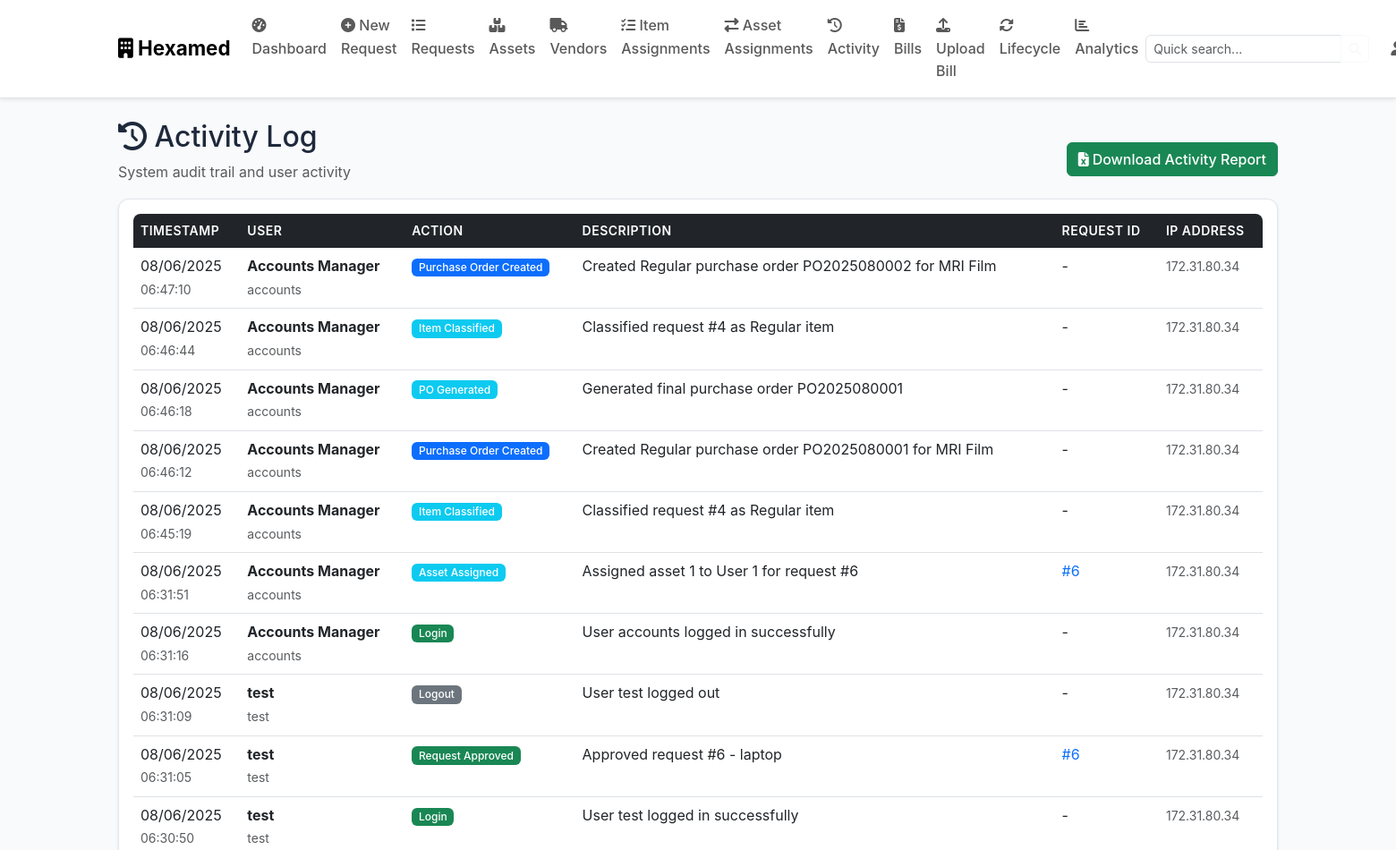
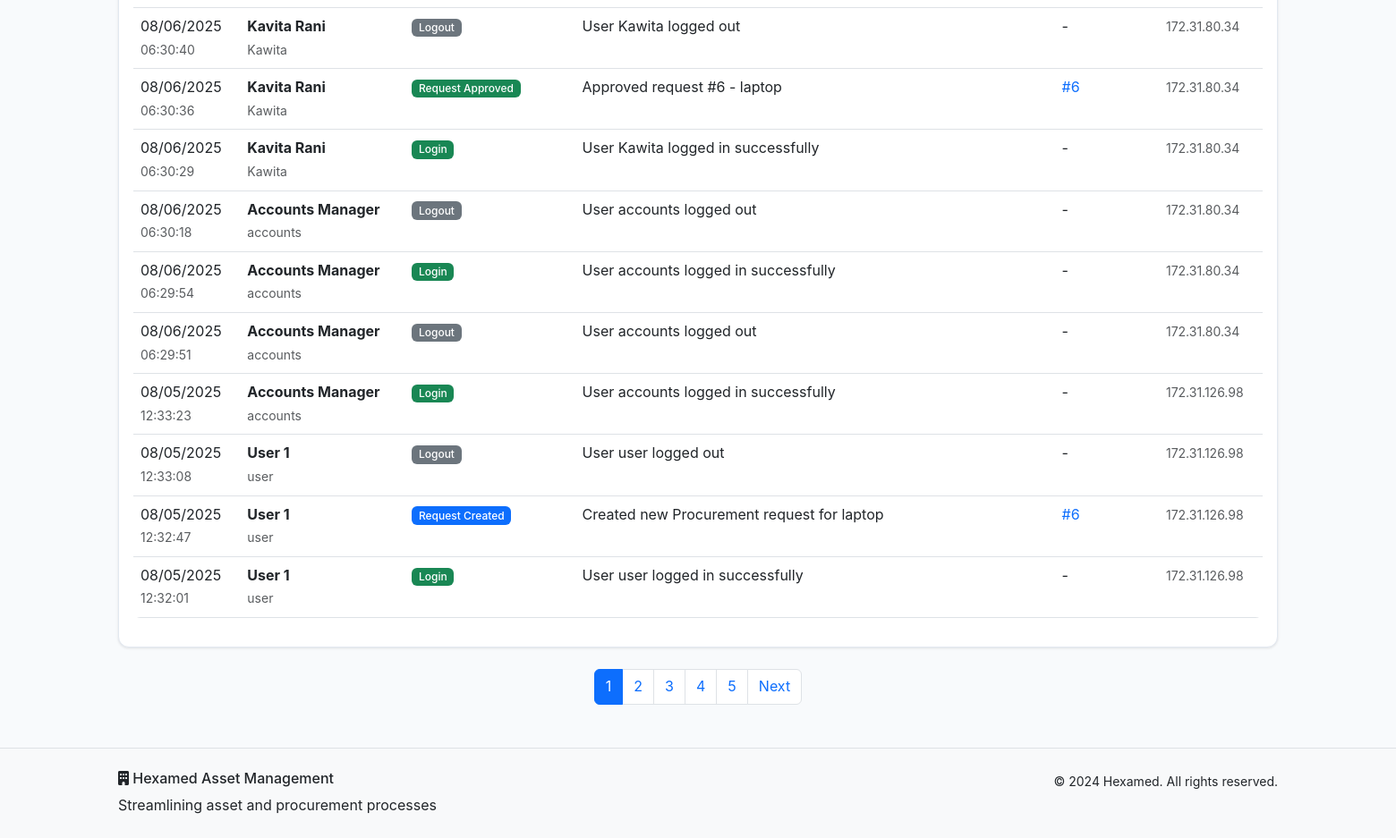
/activity (signed in), run on an earlier commit of the app's database (2 pictures, top to bottom).
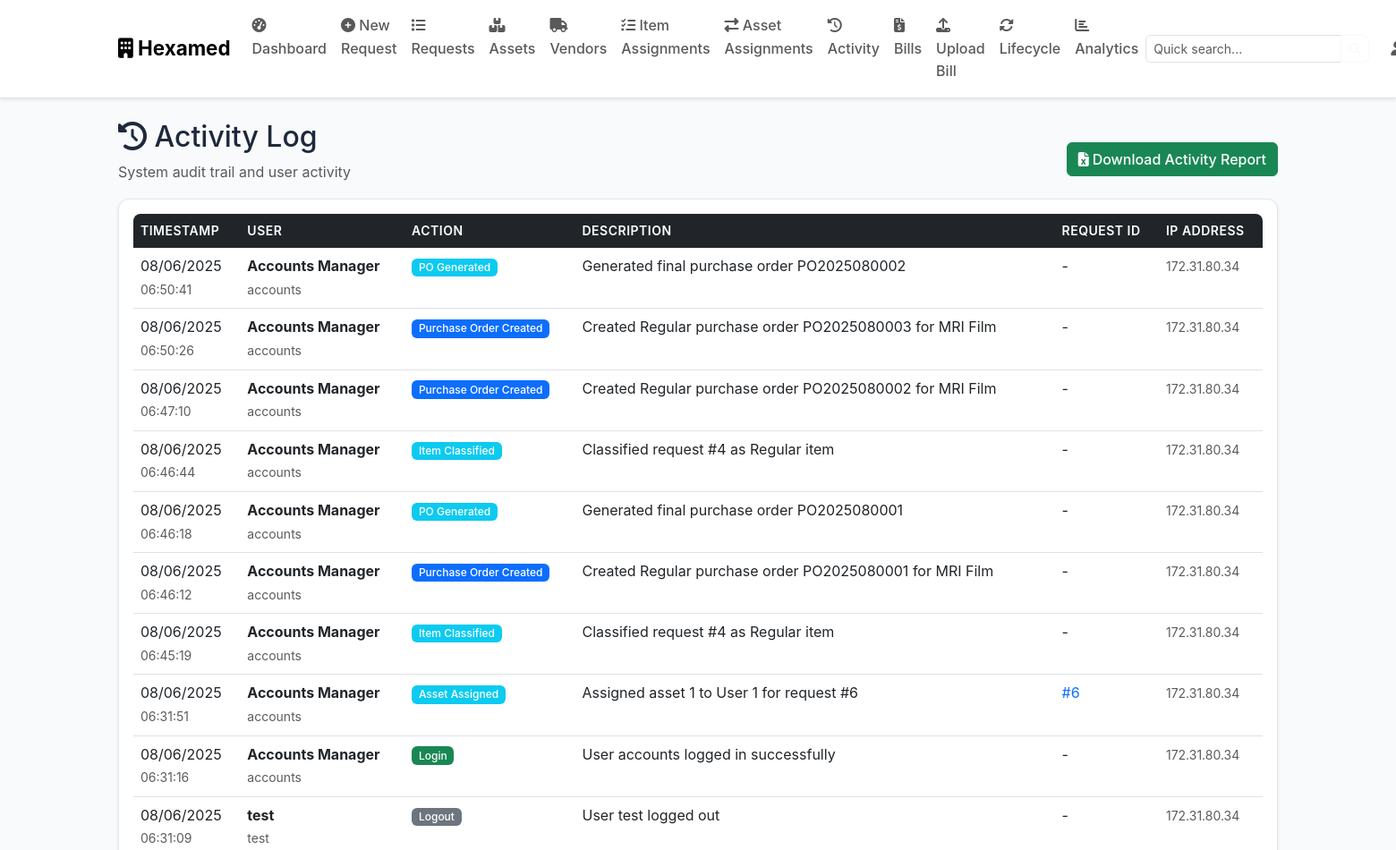
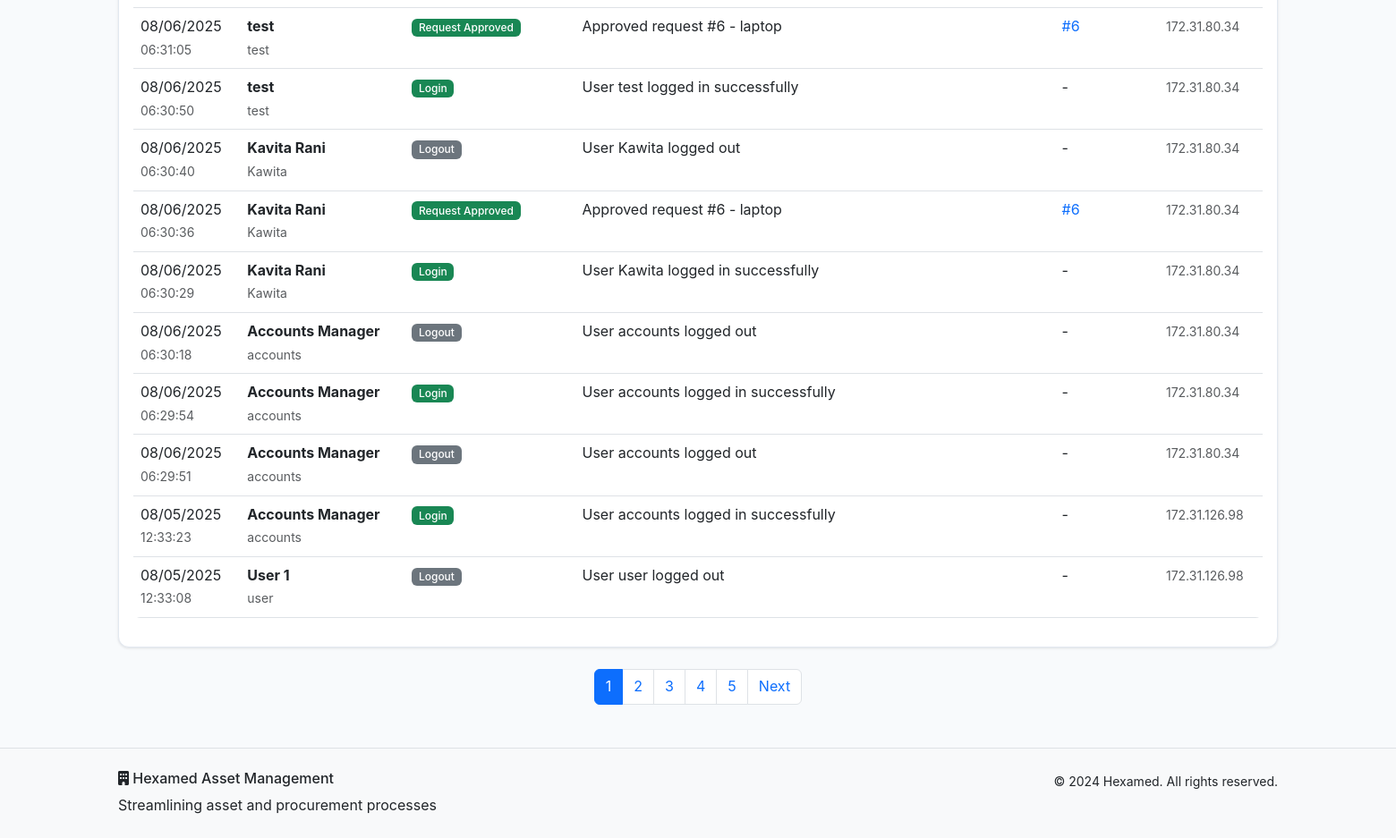
And on a later commit of the database (2 pictures, top to bottom).
### models.py (models this page shows, shortened)
class ActivityLog(db.Model):
    id = db.Column(db.Integer, primary_key=True)
    action = db.Column(db.String(100), nullable=False)
    description = db.Column(db.Text, nullable=False)
    timestamp = db.Column(db.DateTime, default=datetime.utcnow)
    ip_address = db.Column(db.String(45))
    user_id = db.Column(db.Integer, db.ForeignKey('user.id'), nullable=False)
    request_id = db.Column(db.Integer, db.ForeignKey('asset_request.id'), nullable=True)
    user = db.relationship('User', backref='activities')
    request = db.relationship('AssetRequest', backref='activities')

class User(db.Model):
    id = db.Column(db.Integer, primary_key=True)
    username = db.Column(db.String(80), unique=True, nullable=False)
    email = db.Column(db.String(120), unique=True, nullable=False)
    password_hash = db.Column(db.String(256), nullable=False)
    role = db.Column(db.String(50), nullable=False, default='User')
    full_name = db.Column(db.String(100), nullable=False)
    floor = db.Column(db.String(50))
    department = db.Column(db.String(100))
    created_at = db.Column(db.DateTime, default=datetime.utcnow)
    is_active = db.Column(db.Boolean, default=True)
    requests = db.relationship('AssetRequest', foreign_keys='AssetRequest.user_id', backref='requester', lazy=True)

### routes.py (the view)
    def decorated_function(*args, **kwargs):
        if 'user_id' not in session:
            flash('Please log in to access this page.', 'warning')
            return redirect(url_for('login'))
        return f(*args, **kwargs)

### routes.py (called while the page is built)
def require_login(f):
    def decorated_function(*args, **kwargs):
        if 'user_id' not in session:
            flash('Please log in to access this page.', 'warning')
            return redirect(url_for('login'))
        return f(*args, **kwargs)
    decorated_function.__name__ = f.__name__
    return decorated_function

@app.route('/activity')
@require_login
def activity_log():
    user = User.query.get(session['user_id'])
    page = request.args.get('page', 1, type=int)
    activities = ActivityLog.query.order_by(ActivityLog.timestamp.desc()).paginate(
        page=page, per_page=20, error_out=False)
    return render_template('activity.html', activities=activities, user=user)

### templates/activity.html (shortened to what the changed rows need)
{% extends "base.html" %}
{% block content %}
<div class="container my-4">
    <div class="row">
        <div class="col">
            <div class="d-flex justify-content-between align-items-center">
                <div>
                    <h2><i class="fas fa-history"></i> Activity Log</h2>
                </div>
            </div>
        </div>
    </div>
    {% if activities.items %}
    <div class="card">
        <div class="card-body">
            <div class="table-responsive">
                <table class="table table-hover">
                    <thead>
                        <tr>
                            <th>Timestamp</th>
                            <th>User</th>
                            <th>Action</th>
                            <th>Description</th>
                            <th>Request ID</th>
                            <th>IP Address</th>
                        </tr>
                    </thead>
                    <tbody>
                        {% for activity in activities.items %}
                        <tr>
                            <td>
                                <div>
                                    {{ activity.timestamp.strftime('%m/%d/%Y') }}
                                    <br><small class="text-muted">{{ activity.timestamp.strftime('%H:%M:%S') }}</small>
                                </div>
                            </td>
                            <td>
                                <div>
                                    <strong>{{ activity.user.full_name }}</strong>
                                    <br><small class="text-muted">{{ activity.user.username }}</small>
                                </div>
                            </td>
                            <td>
                                {% if 'Login' in activity.action %}
                                    <span class="badge bg-success">{{ activity.action }}</span>
                                {% elif 'Logout' in activity.action %}
                                    <span class="badge bg-secondary">{{ activity.action }}</span>
                                {% elif 'Created' in activity.action %}
                                    <span class="badge bg-primary">{{ activity.action }}</span>
                                {% elif 'Approved' in activity.action %}
                                    <span class="badge bg-success">{{ activity.action }}</span>
                                {% elif 'Rejected' in activity.action %}
                                    <span class="badge bg-danger">{{ activity.action }}</span>
                                {% elif 'Hold' in activity.action %}
                                    <span class="badge bg-warning">{{ activity.action }}</span>
                                {% else %}
                                    <span class="badge bg-info">{{ activity.action }}</span>
                                {% endif %}
                            </td>
                            <td>{{ activity.description }}</td>
                            <td>
                                {% if activity.request_id %}
                                    <a href="{{ url_for('view_requests') }}" class="text-decoration-none">
                                        #{{ activity.request_id }}
                                    </a>
                                {% else %}
                                    -
                                {% endif %}
                            </td>
                            <td>
                                <small class="text-muted">{{ activity.ip_address or '-' }}</small>
                            </td>
                        </tr>
                        {% endfor %}
                    </tbody>
                </table>
            </div>
        </div>
    </div>
    {% if activities.pages > 1 %}
    <nav class="mt-4">
        <ul class="pagination justify-content-center">
            {% for page_num in activities.iter_pages() %}
                {% if page_num %}
                    {% if page_num != activities.page %}
                        <li class="page-item">
                            <a class="page-link" href="{{ url_for('activity_log', page=page_num) }}">{{ page_num }}</a>
                        </li>
                    {% else %}
                        <li class="page-item active">
                            <span class="page-link">{{ page_num }}</span>
                        </li>
                    {% endif %}
                {% else %}
                    <li class="page-item disabled">
                        <span class="page-link">...</span>
                    </li>
                {% endif %}
            {% endfor %}
        </ul>
    </nav>
    {% endif %}
    {% endif %}
</div>
{% endblock %}

What changed in the data, as far as the page shows it:
no longer on this page (row unchanged): ActivityLog: timestamp "08/05/2025", timestamp "12:32:47", user.full_name "User 1", user.username "user", action "Request Created", description "Created new Procurement request for laptop", request_id "6", ip_address "172.31.126.98"
no longer on this page (row unchanged): ActivityLog: timestamp "08/05/2025", timestamp "12:32:01", user.full_name "User 1", user.username "user", action "Login", description "User user logged in successfully", ip_address "172.31.126.98"
added ActivityLog: timestamp "08/06/2025", timestamp "06:50:41", user.full_name "Accounts Manager", user.username "accounts", action "PO Generated", description "Generated final purchase order PO2025080002", ip_address "172.31.80.34"
added ActivityLog: timestamp "08/06/2025", timestamp "06:50:26", user.full_name "Accounts Manager", user.username "accounts", action "Purchase Order Created", description "Created Regular purchase order PO2025080003 for MRI Film", ip_address "172.31.80.34"
